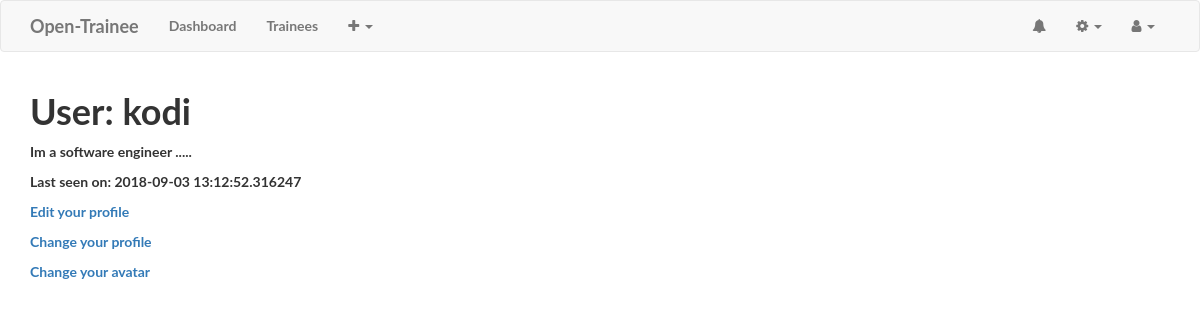
The page /user/kodi (signed in) on the database as committed earlier.
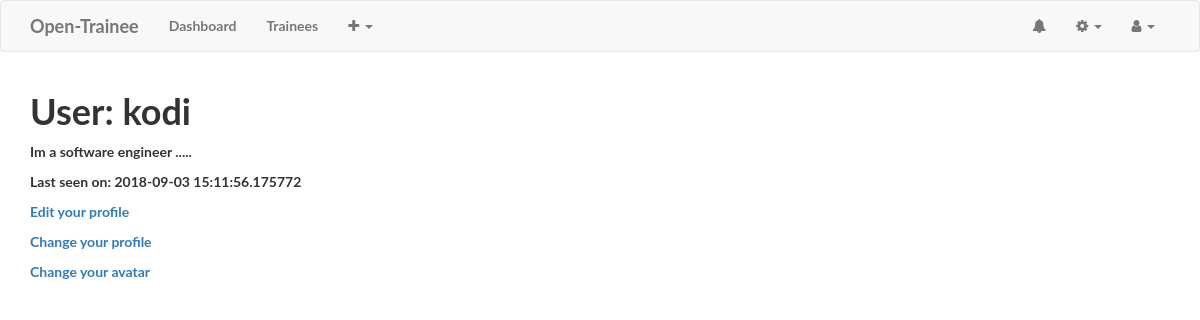
The same page on the database as committed later.
### app/models.py (models this page shows, shortened)
class User(UserMixin, db.Model):
    __tablename__ = 'users'
    id = db.Column(db.Integer, primary_key=True)
    email = db.Column(db.String(60), index=True, unique=True)
    username = db.Column(db.String(60), index=True, unique=True)
    first_name = db.Column(db.String(60), index=True)
    last_name = db.Column(db.String(60), index=True)
    password_hash = db.Column(db.String(128))
    role_id = db.Column(db.Integer, db.ForeignKey('roles.id'))
    trainees = db.relationship('Trainee', backref='owner')
    about_me = db.Column(db.String(140))
    last_seen = db.Column(db.DateTime, default=datetime.utcnow)
    avatar = db.Column(db.String, default=None, nullable=True)
    @property
    def password(self):
        """
        Prevent pasword from being accessed
        """
        raise AttributeError('password is not a readable attribute.')

### app/home/routes.py (the view)
@home.route('/user/<username>')
@login_required
def user(username):
    user = User.query.filter_by(username=username).first_or_404()
    return render_template('user.html', user=user)

### app/home/routes.py (called while the page is built)
@home.before_app_request
def before_request():
    if current_user.is_authenticated:
        current_user.last_seen = datetime.utcnow()
        db.session.commit()

### app/models.py (called while the page is built)
@login.user_loader
def load_user(user_id):
    return User.query.get(int(user_id))

    @classmethod
    def before_commit(cls, session):
        session._changes = {
            'add': list(session.new),
            'update': list(session.dirty),
            'delete': list(session.deleted)
        }

    @classmethod
    def after_commit(cls, session):
        for obj in session._changes['add']:
            if isinstance(obj, SearchableMixin):
                add_to_index(obj.__tablename__, obj)
        for obj in session._changes['update']:
            if isinstance(obj, SearchableMixin):
                add_to_index(obj.__tablename__, obj)
        for obj in session._changes['delete']:
            if isinstance(obj, SearchableMixin):
                remove_from_index(obj.__tablename__, obj)
        session._changes = None

### app/templates/user.html (shortened to what this page needs)
{% extends "base.html" %}
{% block body %}
<table>
   <tr valign="top">
       <td>
         <h1>User: {{ user.username }}</h1>
         {% if user.about_me %}<p>{{ user.about_me }}</p>{% endif %}
         {% if user.last_seen %}<p>Last seen on: {{ user.last_seen }}</p>{% endif %}
         {% if user == current_user %}
          <p><a href="{{ url_for('home.edit_profile') }}">Edit your profile</a></p>
          <p><a href="{{ url_for('home.change_password') }}">Change your profile</a></p>
          <p><a href="{{ url_for('home.change_avatar') }}">Change your avatar</a></p>
         {% endif %}
       </td>
   </tr>
</table>
{% endblock %}

### app/templates/base.html (shortened to what this page needs)
<!DOCTYPE html>
<html lang="en">
<head>
    <link href="https://maxcdn.bootstrapcdn.com/bootstrap/3.3.7/css/bootstrap.min.css" rel="stylesheet">
    <link href="https://maxcdn.bootstrapcdn.com/font-awesome/4.7.0/css/font-awesome.min.css" rel="stylesheet">
    <link href="{{ url_for('static', filename='css/style.css') }}" rel="stylesheet">
    <link rel="stylesheet" href="{{ url_for('static', filename = 'css/jquery-ui.css') }}">
    <link rel="stylesheet" href="{{ url_for('static', filename = 'css/theme.css') }}">
    <link rel="stylesheet" href="{{ url_for('static', filename='css/print.css') }}" media="print">
    <link rel="stylesheet" href="{{ url_for('static', filename='css/my-badge.css') }}">
    <link rel="stylesheet" href="{{ url_for('static', filename = 'css/invoice.css') }}">
</head>
<body>
    <nav class="navbar navbar-default topnav" role="navigation">
        <div class="container topnav">
          <div class="navbar-header">
              <a class="navbar-brand topnav" href="{{ url_for('home.dashboard') }}">Open-Trainee</a>
          </div>
          <div class="collapse navbar-collapse" id="bs-example-navbar-collapse-1">
              <ul class="nav navbar-nav">
                  <li><a href="{{ url_for('home.dashboard') }}">Dashboard</a></li>
                  <li><a href="{{ url_for('trainee.list') }}">Trainees</a></li>
                  <li role="presentation" class="dropdown">
                    <a href="#" class="dropdown-toggle" data-toggle="dropdown">
                      <i class="fa fa-plus"></i>
                      <span class="caret"></span> </a>
                  </li>
              </ul>
              <ul class="nav navbar-nav navbar-right">
                  {% if current_user.is_authenticated %}
                      <li>
                        <a href="{{ url_for('trainee.list') }}">
                          <i class="fa fa-bell"></i>
                        </a>
                      </li>
                      <li role="presentation" class="dropdown">
                        <a href="#" class="dropdown-toggle" data-toggle="dropdown">
                          <i class="fa fa-cog"></i>
                          <span class="caret"></span> </a>
                      </li>
                      <li role="presentation" class="dropdown">
                        <a href="#" class="dropdown-toggle" data-toggle="dropdown">
                          <i class="fa fa-user"></i>
                          <span class="caret"></span> </a>
                      </li>
                  {% else %}
                    <li><a href="{{ url_for('auth.register') }}">Register</a></li>
                    <li><a href="{{ url_for('auth.login') }}">Login</a></li>
                  {% endif %}
              </ul>
          </div>
        </div>
    </nav>
    <div class="container">
      {% block body %}
      {% endblock %}
    </div>
</body>
</html>

### app/static/css/style.css (style rules this page uses)
body, html { width: 100%; height: 100%; }
body, h1, h2, h3 { font-family: "Lato", "Helvetica Neue", Helvetica, Arial, sans-serif; font-weight: 700; }

Rows that differ between the two databases and show on the page:
changed User "kodi": last_seen "2018-09-03 13:12:52.316247" → "2018-09-03 15:11:56.175772"
